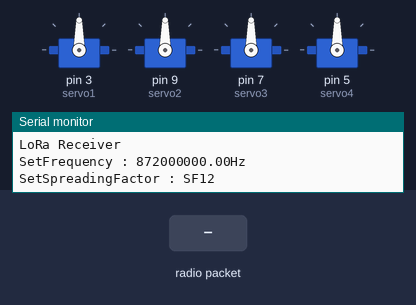
The sketch below on a simulated Arduino Uno, built with avr-gcc and run on an emulated ATmega328P. Shown: 4 × servo, the last lines printed to the serial monitor. The inputs (shaded band) are chosen by the test bench. No radio packets arrive unless stated.

Above: at 1.2 s.
1.3 s: radio packet "1" arrives
At 2.5 s:
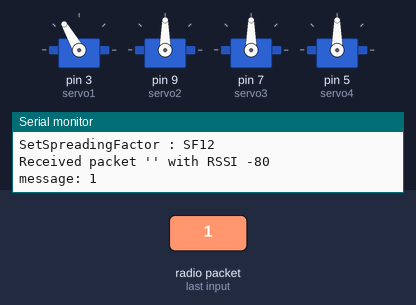
2.8 s: radio packet "2" arrives
At 3.8 s:
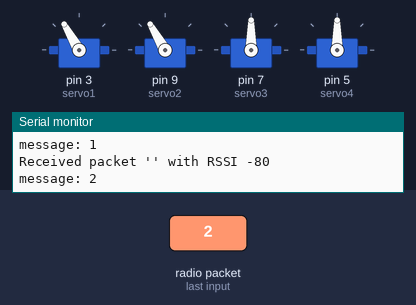
4.3 s: radio packet "3" arrives
At 5.0 s:
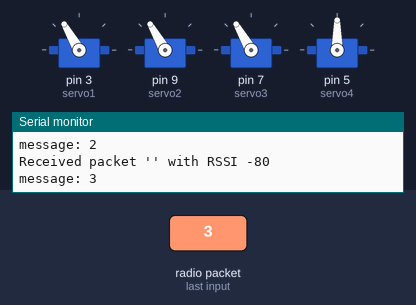
5.8 s: radio packet "4" arrives
At 6.1 s:
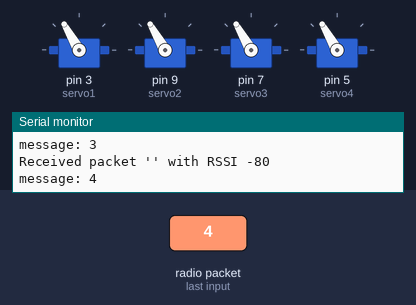
7.3 s: radio packet "1" arrives
At 8.5 s:
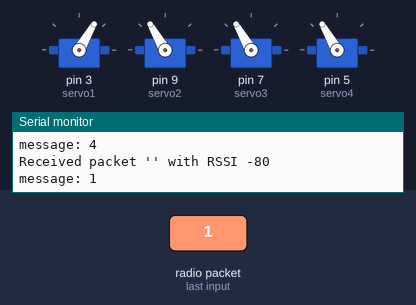
8.8 s: radio packet "2" arrives
At 9.6 s:
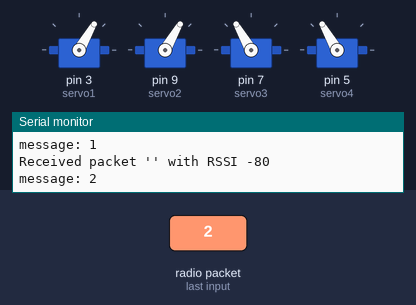
Timing chart, 0 to 11.3 s (numbered marks = the images above; inputs shaded):
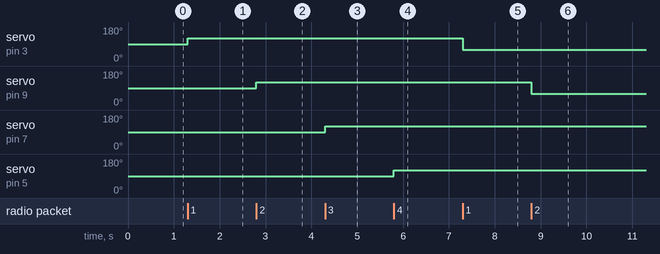

Measured:
- after the input at 1.3 s, servo on pin 3 (servo1): 90° → 120° at once
- after the input at 2.8 s, servo on pin 9 (servo2): 90° → 120° at once
- after the input at 4.3 s, servo on pin 7 (servo3): 90° → 120° at once
- after the input at 5.8 s, servo on pin 5 (servo4): 90° → 120° at once
- after the input at 7.3 s, servo on pin 3 (servo1): 120° → 60° at once
- after the input at 8.8 s, servo on pin 9 (servo2): 120° → 60° at once

The sketch:

LoRaReceiver_Phy_4servo.ino
```cpp
#include <SPI.h>
#include <LoRa.h>
#include <Servo.h>

Servo servo1;
Servo servo2;
Servo servo3;
Servo servo4;
int degre1 = 120;
int degre2 = 120;
int degre3 = 120;
int degre4 = 120;

int counter = 0;

// Parameters you can play with :

int txPower = 16; // from 0 to 20, default is 14
int spreadingFactor = 12; // from 7 to 12, default is 12
long signalBandwidth = 125E3; // 7.8E3, 10.4E3, 15.6E3, 20.8E3, 31.25E3,41.7E3,62.5E3,125E3,250E3,500e3, default is 125E3
int codingRateDenominator=4; // Numerator is 4, and denominator from 5 to 8, default is 5
int preambleLength=20; // from 2 to 20, default is 8
String payload = "10"; // you can change the payload

#define SS 10
#define RST 8
#define DI0 6
#define BAND 872E6  // Here you define the frequency carrier

void setup() {
  Serial.begin(115200);
  while (!Serial);

  Serial.println("LoRa Receiver");
  Serial.print("SetFrequency : ");
  Serial.print(BAND);
  Serial.println("Hz");
  Serial.print("SetSpreadingFactor : SF");
  Serial.println(spreadingFactor);


  SPI.begin();
  LoRa.setPins(SS,RST,DI0);


  if (!LoRa.begin(BAND)) {
    Serial.println("Starting LoRa failed!");
    while (1);
  }
 LoRa.setTxPower(txPower,1);
 LoRa.setSpreadingFactor(spreadingFactor);
 LoRa.setSignalBandwidth(signalBandwidth);
 LoRa.setCodingRate4(codingRateDenominator);
 LoRa.setPreambleLength(preambleLength);


 servo1.attach(3);
 servo2.attach(9);
 servo3.attach(7);
 servo4.attach(5);
}

void loop() {
   // try to parse packet
  int packetSize = LoRa.parsePacket();
  if (packetSize) {
    // received a packet
    Serial.print("Received packet '");

    // read packet
    String message;
    while (LoRa.available()) {
      //Serial.print((char)LoRa.read());
      message += (char)LoRa.read();
    }

    // print RSSI of packet
    Serial.print("' with RSSI ");
    Serial.println(LoRa.packetRssi());
    Serial.print("message: ");
    Serial.println(message);
    if (message == "1") {
      servo1.write(degre1);
      delay(100);
        if (degre1 == 60) {
          degre1 = 120;
        } else {
          degre1 = 60;
        }
     }
     else if (message == "2") {
      servo2.write(degre2);
      delay(100);
        if (degre2 == 60) {
          degre2 = 120;
        } else {
          degre2 = 60;
        }
     } else if (message == "3") {
      servo3.write(degre3);
      delay(100);
        if (degre3 == 60) {
          degre3 = 120;
        } else {
          degre3 = 60;
        }
     } else if (message == "4") {
      servo4.write(degre4);
      delay(100);
        if (degre4 == 60) {
          degre4 = 120;
        } else {
          degre4 = 60;
        }
     }
  }

}
```
